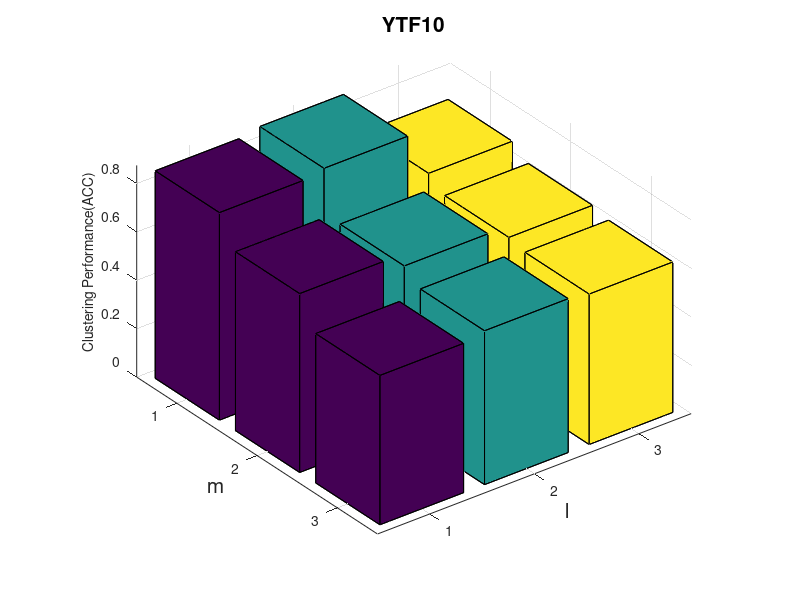

Write MATLAB code to recreate this figure.
% Create sample data
clear;
data = [
    0.8579  0.8751  0.6885;
    0.7394 0.6878 0.6399;
     0.6173 0.6360 0.6218;
];

labels_x = {'1k', '2k', '3k'};
labels_y = {'1k', '2k', '3k'};
% Create figure window
figure;
% Plot 3D bar chart
bar3(data);
title("YTF10",'FontSize', 15);
% Set axis labels and title
xlabel('l','FontSize', 15);
ylabel('m','FontSize', 15);
zlabel('Clustering Performance(ACC)', 'FontSize', 10);
